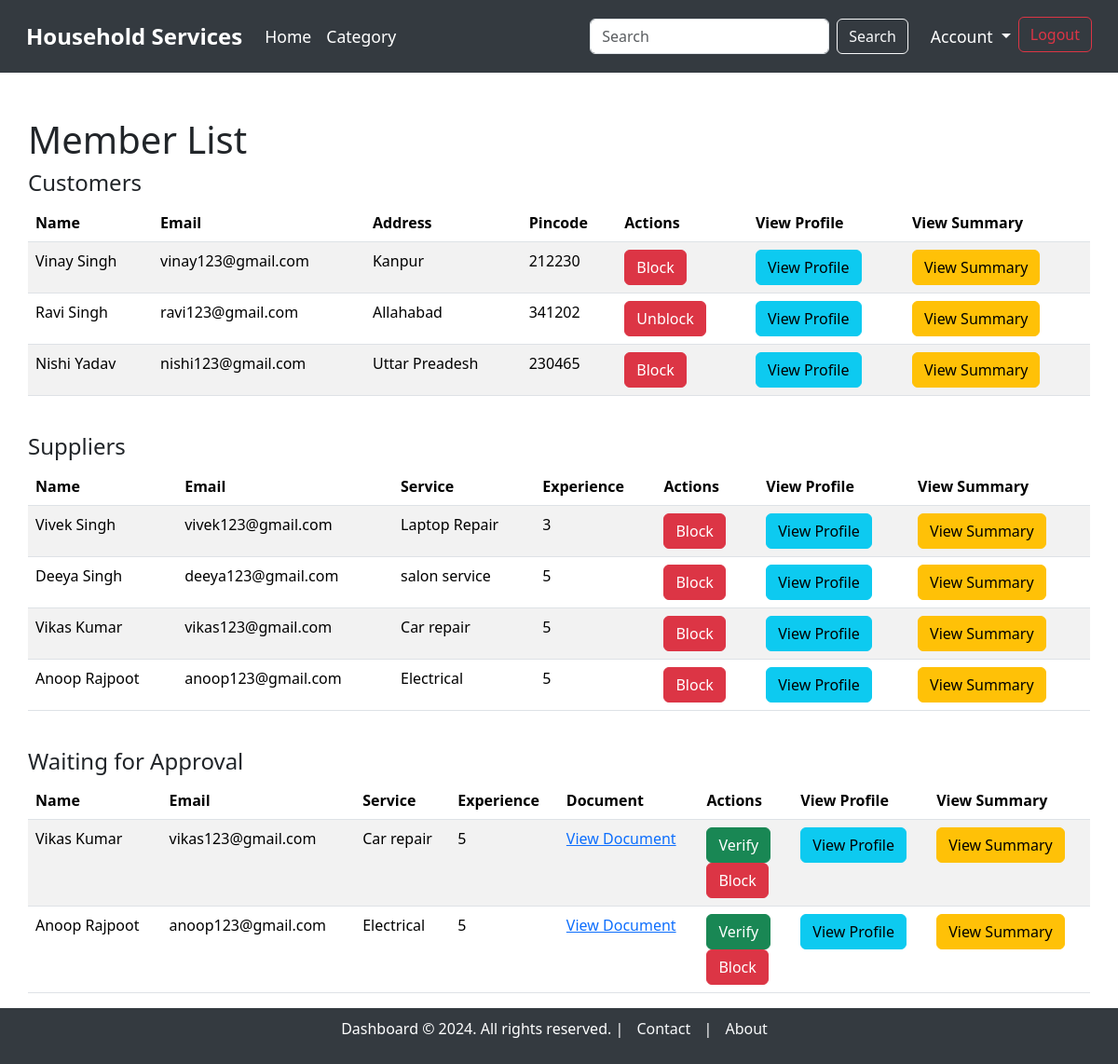
The app's page /admin/members (signed in), older data.
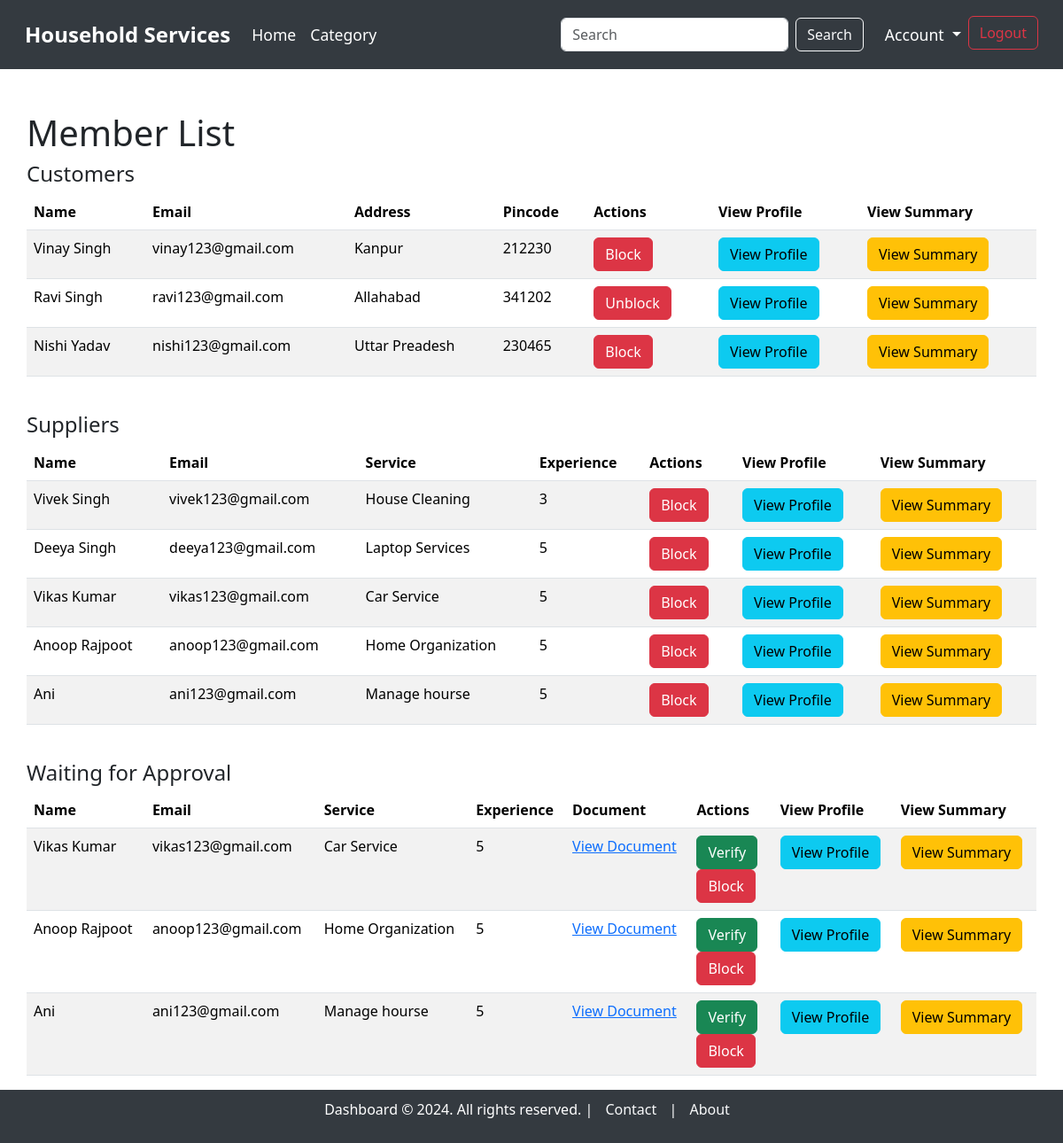
The same page, newer data.
### model.py (models this page shows, shortened)
class User(db.Model):
    __tablename__ = "users"
    user_id = db.Column(db.Integer, autoincrement=True, primary_key=True)
    full_name = db.Column(db.String, nullable=False)
    username = db.Column(db.String, unique=True, nullable=False)
    email = db.Column(db.String, unique=True, nullable=False)
    password = db.Column(db.String, nullable=False)
    address = db.Column(db.String, nullable=False)
    pincode = db.Column(db.String, nullable=False)
    role = db.Column(db.String, nullable=False)  # 'customer' or 'supplier'
    service_name = db.Column(db.String, unique=True, nullable=False)  # Only applicable if the user is a supplier
    experience_years = db.Column(db.Integer)  # Only applicable if the user is a supplier
    document = db.Column(db.String)  # Path or name of the uploaded document, only for suppliers
    is_verified = db.Column(db.Boolean, default=False)  # For supplier verification
    is_blocked = db.Column(db.Boolean, default=False)  # For blocking/unblocking users

### main.py (the view)
@app.route('/admin/members')
@login_required(role="admin")
def member_list():
    customers = User.query.filter_by(role='customer').all()
    suppliers = User.query.filter_by(role='supplier').all()
    waiting_approval = User.query.filter_by(role='supplier', is_verified=False).all()
    return render_template('admin/member_list.html', customers=customers, suppliers=suppliers, waiting_approval=waiting_approval)

### main.py (called while the page is built)
def login_required(role):
    def wrapper(original):
        @wraps(original)
        def inner(*args, **kwargs):  # *args = list of arguments, **kwargs = key word arguments
            if session.get("username") and session.get("role") == role:
                return original(*args, **kwargs)
            else:
                flash(f"You need to login as {role}", "warning")
                return redirect(url_for("login"))
        return inner
    return wrapper

### templates/admin/member_list.html (shortened to what the changed rows need)
{% extends 'base_dashboard.html' %}
{% block content %}
<div class="container mt-5">
    <h1>Member List</h1>
    <table class="table table-striped">
        <thead>
            <tr>
                <th>Name</th>
                <th>Email</th>
                <th>Address</th>
                <th>Pincode</th>
                <th>Actions</th>
                <th>View Profile</th>
                <th>View Summary</th>
            </tr>
        </thead>
        <tbody>
            {% for customer in customers %}
            <tr>
                <td>{{ customer.full_name }}</td>
                <td>{{ customer.email }}</td>
                <td>{{ customer.address }}</td>
                <td>{{ customer.pincode }}</td>
                <td>
                    <form action="{{ url_for('block_user', user_id=customer.user_id) }}" method="POST" style="margin-right: 5px;">
                        <button type="submit" class="btn btn-danger">{{ 'Unblock' if customer.is_blocked else 'Block' }}</button>
                    </form>
                </td>
                <td>
                    <a href="{{ url_for('profile', user_id=customer.user_id) }}" class="btn btn-info">View Profile</a>
                </td>
                <td>
                    <a href="{{ url_for('customer_summary', user_id=customer.user_id) }}" class="btn btn-warning">View Summary</a>
                </td>
            </tr>
            {% endfor %}
        </tbody>
    </table>
    <br>
    <table class="table table-striped">
        <thead>
            <tr>
                <th>Name</th>
                <th>Email</th>
                <th>Service</th>
                <th>Experience</th>
                <th>Actions</th>
                <th>View Profile</th>
                <th>View Summary</th>
            </tr>
        </thead>
        <tbody>
            {% for supplier in suppliers %}
            <tr>
                <td>{{ supplier.full_name }}</td>
                <td>{{ supplier.email }}</td>
                <td>{{ supplier.service_name }}</td>
                <td>{{ supplier.experience_years }}</td>
                <td>
                    <form action="{{ url_for('block_user', user_id=supplier.user_id) }}" method="POST" style="margin-right: 5px;">
                        <button type="submit" class="btn btn-danger">{{ 'Unblock' if supplier.is_blocked else 'Block' }}</button>
                    </form>
                </td>
                <td>
                    <a href="{{ url_for('profile', user_id=supplier.user_id) }}" class="btn btn-info">View Profile</a>
                </td>
                <td>
                    <a href="{{ url_for('supplier_summary', user_id=supplier.user_id) }}" class="btn btn-warning">View Summary</a>
                </td>
            </tr>
            {% endfor %}
        </tbody>
    </table>
    <br>
    <table class="table table-striped">
        <thead>
            <tr>
                <th>Name</th>
                <th>Email</th>
                <th>Service</th>
                <th>Experience</th>
                <th>Document</th>
                <th>Actions</th>
                <th>View Profile</th>
                <th>View Summary</th>
            </tr>
        </thead>
        <tbody>
            {% for supplier in waiting_approval %}
            <tr>
                <td>{{ supplier.full_name }}</td>
                <td>{{ supplier.email }}</td>
                <td>{{ supplier.service_name }}</td>
                <td>{{ supplier.experience_years }}</td>
                <td><a href="{{ url_for('static', filename='uploads/' + supplier.document) }}" target="_blank">View Document</a></td>
                <td>
                    <form action="{{ url_for('verify_supplier', user_id=supplier.user_id) }}" method="POST" style="margin-right: 5px;">
                        <button type="submit" class="btn btn-success">Verify</button>
                    </form>
                    <form action="{{ url_for('block_user', user_id=supplier.user_id) }}" method="POST" style="margin-right: 5px;">
                        <button type="submit" class="btn btn-danger">{{ 'Unblock' if supplier.is_blocked else 'Block' }}</button>
                    </form>
                </td>
                <td>
                    <a href="{{ url_for('profile', user_id=supplier.user_id) }}" class="btn btn-info">View Profile</a>
                </td>
                <td>
                    <a href="{{ url_for('supplier_summary', user_id=supplier.user_id) }}" class="btn btn-warning">View Summary</a>
                </td>
            </tr>
            {% endfor %}
        </tbody>
    </table>
</div>
{% endblock %}

Row changes from the older to the newer data that the page shows:
changed User "Vivek Singh": service_name "Laptop Repair" → "House Cleaning"
changed User "Deeya Singh": service_name "salon service" → "Laptop Services"
changed User "Vikas Kumar": service_name "Car repair" → "Car Service"
changed User "Anoop Rajpoot": service_name "Electrical" → "Home Organization"
added User: full_name "Ani", email "ani123@gmail.com", service_name "Manage hourse", experience_years "5", is_blocked "Block"
